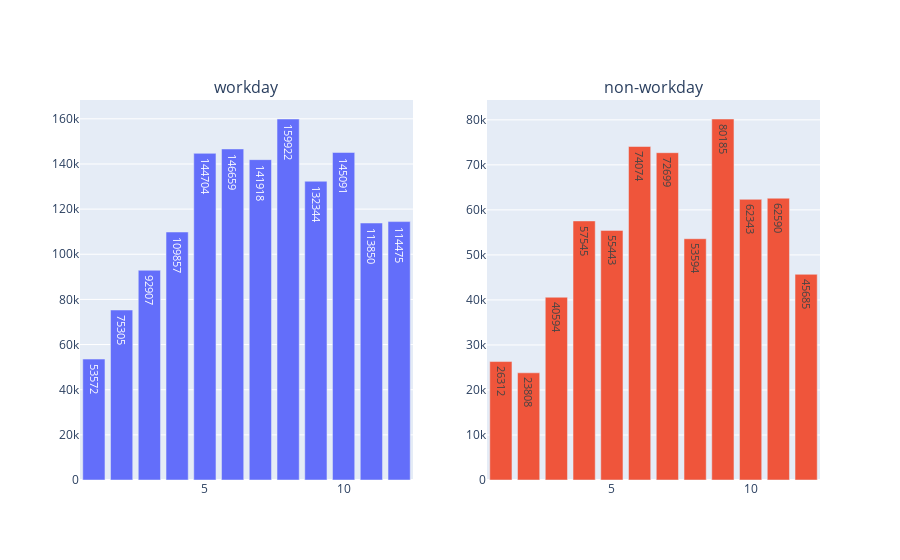

The cell this chart's notebook holds for it:
### Code cell
visualize('month')

### Figure 1 — Plotly figure (JSON) as saved in the notebook; plotly's stock layout.template omitted (floating-point values rounded to 4 significant figures)
{"data": [{"text": [53572, 75305, 92907, 109857, 144704, 146659, 141918, 159922, 132344, 145091, 113850, 114475], "textposition": "auto", "texttemplate": "%{text:.0f}", "type": "bar", "x": [1, 2, 3, 4, 5, 6, 7, 8, 9, 10, 11, 12], "xaxis": "x", "y": [53572, 75305, 92907, 109857, 144704, 146659, 141918, 159922, 132344, 145091, 113850, 114475], "yaxis": "y"}, {"text": [26312, 23808, 40594, 57545, 55443, 74074, 72699, 53594, 80185, 62343, 62590, 45685], "textposition": "auto", "texttemplate": "%{text:.0f}", "type": "bar", "x": [1, 2, 3, 4, 5, 6, 7, 8, 9, 10, 11, 12], "xaxis": "x2", "y": [26312, 23808, 40594, 57545, 55443, 74074, 72699, 53594, 80185, 62343, 62590, 45685], "yaxis": "y2"}], "layout": {"annotations": [{"font": {"size": 16}, "showarrow": false, "text": "workday", "x": 0.225, "xanchor": "center", "xref": "paper", "y": 1, "yanchor": "bottom", "yref": "paper"}, {"font": {"size": 16}, "showarrow": false, "text": "non-workday", "x": 0.775, "xanchor": "center", "xref": "paper", "y": 1, "yanchor": "bottom", "yref": "paper"}], "showlegend": false, "xaxis": {"anchor": "y", "domain": [0, 0.45]}, "xaxis2": {"anchor": "y2", "domain": [0.55, 1]}, "yaxis": {"anchor": "x", "domain": [0, 1]}, "yaxis2": {"anchor": "x2", "domain": [0, 1]}}}
